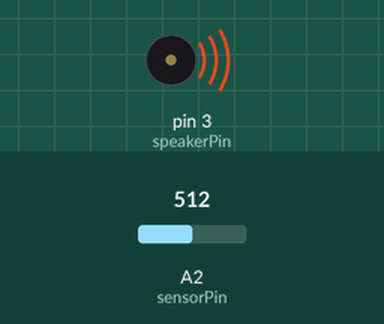
The sketch below on a simulated Arduino Uno, built with avr-gcc and run on an emulated ATmega328P. Shown: buzzer (waves = sounding). The inputs (shaded band) are chosen by the test bench; at power-on: A2 (sensorPin) = 512.

Above: at 1.2 s.
1.3 s: A2 (sensorPin) set to 940
At 2.2 s:
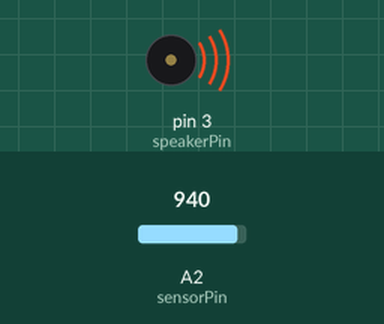
2.8 s: A2 (sensorPin) set to 959
At 3.4 s:
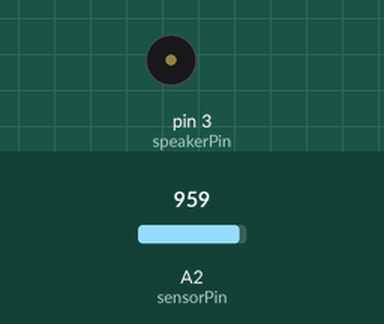
4.3 s: A2 (sensorPin) set to 900
At 5.4 s:
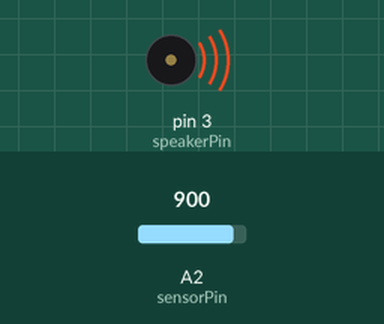
5.8 s: A2 (sensorPin) set to 960
At 6.6 s:
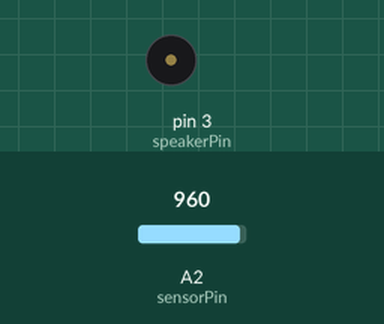
Timing chart, 0 to 8.3 s (numbered marks = the images above; inputs shaded):
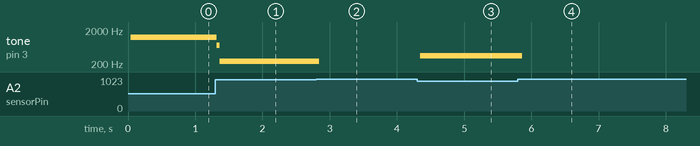

The sketch:

a_tinySound.ino
```cpp
// code for textiles sensor demos

#define sensorPin 2
#define speakerPin 3

int sensorValue = 0;
int previousSensorTone = 0;
int sensorTone = 0;
int stretchSensorThreshold = 950;

void setup() {
  pinMode(speakerPin, OUTPUT);
  pinMode(4, INPUT);
  digitalWrite(4, HIGH);

}

void loop() {
  sensorValue = analogRead(sensorPin);
  //delay(10);
  //bendPiano();
  //squeezeSound();
  //stretchNoise();
  stretchNoise();
}

void stretchNoise() {
  if(sensorValue < stretchSensorThreshold) myBeep(speakerPin, (1023-sensorValue)*6);
}

void squeezeSound() {
  if(sensorValue < stretchSensorThreshold) myBeep(speakerPin, (1023-sensorValue)*4);
}


void stretchPlay() {
  if(sensorValue > 400) myBeep(speakerPin, 2000);
}


void stretchPiano() {

  if(sensorValue < stretchSensorThreshold) {
    int sensorRange = 1023 - (1023-stretchSensorThreshold);
    int toneRange = sensorRange/8;

    sensorValue = 1023 - sensorValue;

    if(sensorValue > 100 && sensorValue < toneRange*1) sensorTone = 1;
    if(sensorValue > toneRange*1 && sensorValue < toneRange*2) sensorTone = 2;
    if(sensorValue > toneRange*2 && sensorValue < toneRange*3) sensorTone = 3;
    if(sensorValue > toneRange*3 && sensorValue < toneRange*4) sensorTone = 4;
    if(sensorValue > toneRange*4 && sensorValue < toneRange*5) sensorTone = 5;
    if(sensorValue > toneRange*5 && sensorValue < toneRange*6) sensorTone = 6;
    if(sensorValue > toneRange*6 && sensorValue < toneRange*7) sensorTone = 7;
    if(sensorValue > toneRange*7) sensorTone = 8;

    if(sensorTone != previousSensorTone){
      previousSensorTone = sensorTone;
      if(sensorTone == 1) myTone(speakerPin, 2093, 500);
      if(sensorTone == 2) myTone(speakerPin, 2349, 500);
      if(sensorTone == 3) myTone(speakerPin, 2637, 500);
      if(sensorTone == 4) myTone(speakerPin, 2793, 500);
      if(sensorTone == 5) myTone(speakerPin, 3136, 500);
      if(sensorTone == 6) myTone(speakerPin, 3520, 500);
      if(sensorTone == 7) myTone(speakerPin, 3951, 500);
      if(sensorTone == 8) myTone(speakerPin, 4186, 500);
    }
  }
}

void bendPiano() {
  if(sensorValue < 100 && sensorValue > 90) myBeep(speakerPin, 2093);
  if(sensorValue < 90 && sensorValue > 80) myBeep(speakerPin, 2349);
  if(sensorValue < 80 && sensorValue > 70) myBeep(speakerPin, 2637);
  if(sensorValue < 70 && sensorValue > 60) myBeep(speakerPin, 2793);
  if(sensorValue < 60 && sensorValue > 50) myBeep(speakerPin, 3136);
  if(sensorValue < 50 && sensorValue > 40) myBeep(speakerPin, 3520);
  if(sensorValue < 40 && sensorValue > 30) myBeep(speakerPin, 3951);
  if(sensorValue < 30 && sensorValue > 20) myBeep(speakerPin, 4186);
  if(sensorValue < 20) myBeep(speakerPin, 2093);
}

void myBeep (unsigned char speaker, int frequencyInHertz)     // the sound producing function
{
  int x;
  long delayAmount = (long)(1000000/frequencyInHertz);

  digitalWrite(speaker,HIGH);
  delayMicroseconds(delayAmount);
  digitalWrite(speaker,LOW);
  delayMicroseconds(delayAmount);

}

void myTone (unsigned char speaker, int frequencyInHertz, long timeInMilliseconds)     // the sound producing function
{
  int x;
  long delayAmount = (long)(1000000/frequencyInHertz);
  long loopTime = (long)((timeInMilliseconds*1000)/(delayAmount*2));
  for (x=0;x<loopTime;x++)
  {
    digitalWrite(speaker,HIGH);
    delayMicroseconds(delayAmount);
    digitalWrite(speaker,LOW);
    delayMicroseconds(delayAmount);
  }
}
```

Measured:
- the behaviour switches between 949 and 950 on A2 (sensorPin) (found by bisection; images 1 and 2)
- after the input at 1.3 s, tone on pin 3 (speakerPin): 1231 Hz → 702 Hz at once, → 239 Hz 0.04 s later
- after the input at 2.8 s, tone on pin 3 (speakerPin): 239 Hz → silent at once
- after the input at 4.3 s, tone on pin 3 (speakerPin): silent → 349 Hz after 0.05 s
- after the input at 5.8 s, tone on pin 3 (speakerPin): 349 Hz → silent after 0.07 s
